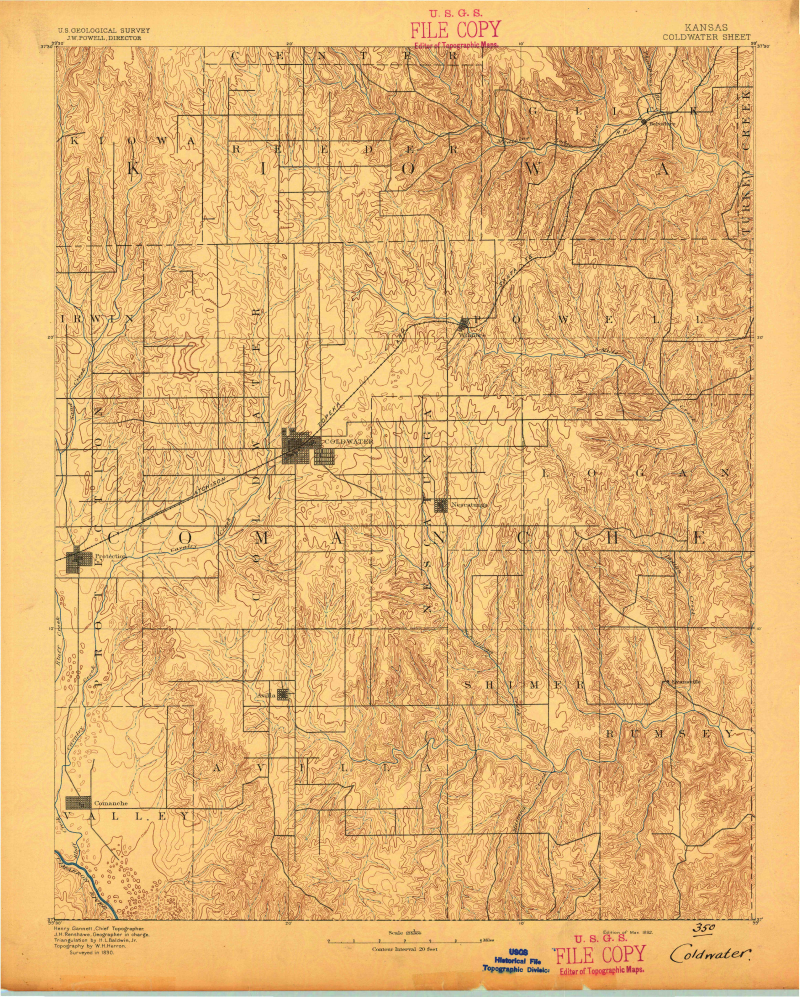
#> input picture data/KS_Coldwater_802112_1892_125000.jpg, 2398 x 2990 px (shown at 1/3 size)
$ python -i ImageHelper.py   (imports and definitions only)
#> lines starting #> are read from the running program, lines starting #| are printed output that depends on the picture; after the words box and inside, x2 and y2 are one past the last pixel; in counts of white or black regions, pixels touching at a corner belong together
import copy
import math
from collections import deque

import cv2
import numpy as np
from numpy import convolve
from scipy.ndimage import label
from scipy.signal import convolve2d
from skimage.draw import line
from scipy.interpolate import interp1d, splprep, splev


class ImageHelper:
    # [246 lines left out: functions draw_spline_polyline_ex, draw_spline_polyline_ex_2, draw_spline_polyline, interpolate_and_rasterize_rgb, interpolate_and_rasterize, interpolate_and_rasterize_ex and 2 more, not called in this run]

    @staticmethod
    def binarization(path):
        src_img = cv2.imread(path)
#> src_img is the input picture: shape (2990, 2398, 3); mean B, G, R 115.9, 180.6, 227.1
        path = path[:path.rfind('\\')]
        src_img = cv2.cvtColor(src_img, cv2.COLOR_BGR2GRAY)
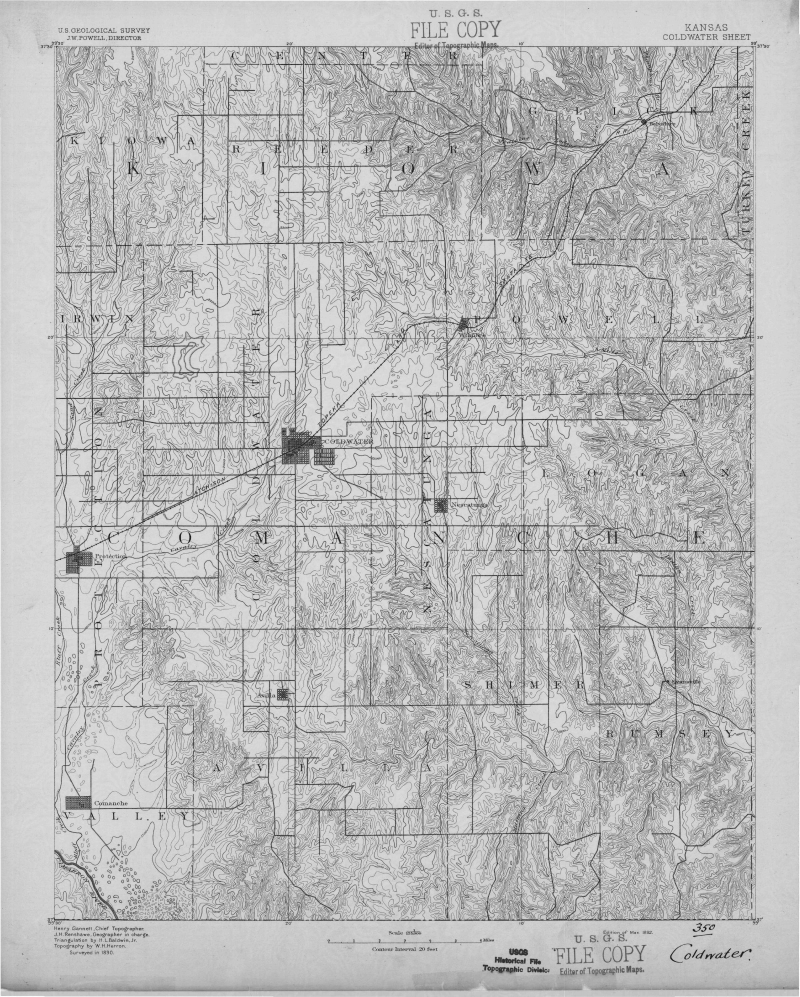
#> src_img: shape (2990, 2398) (shown at 1/3 size); min 1, max 255, mean 187.2
        src_img = cv2.GaussianBlur(src_img, (3, 3), 0)
        # cv2.imwrite(path + r'\_gray.jpg', src_img)

        # 使用cv2.threshold进行二值化
        _, AdaptiveThreshold = cv2.threshold(src_img, 180, 255, cv2.THRESH_BINARY)
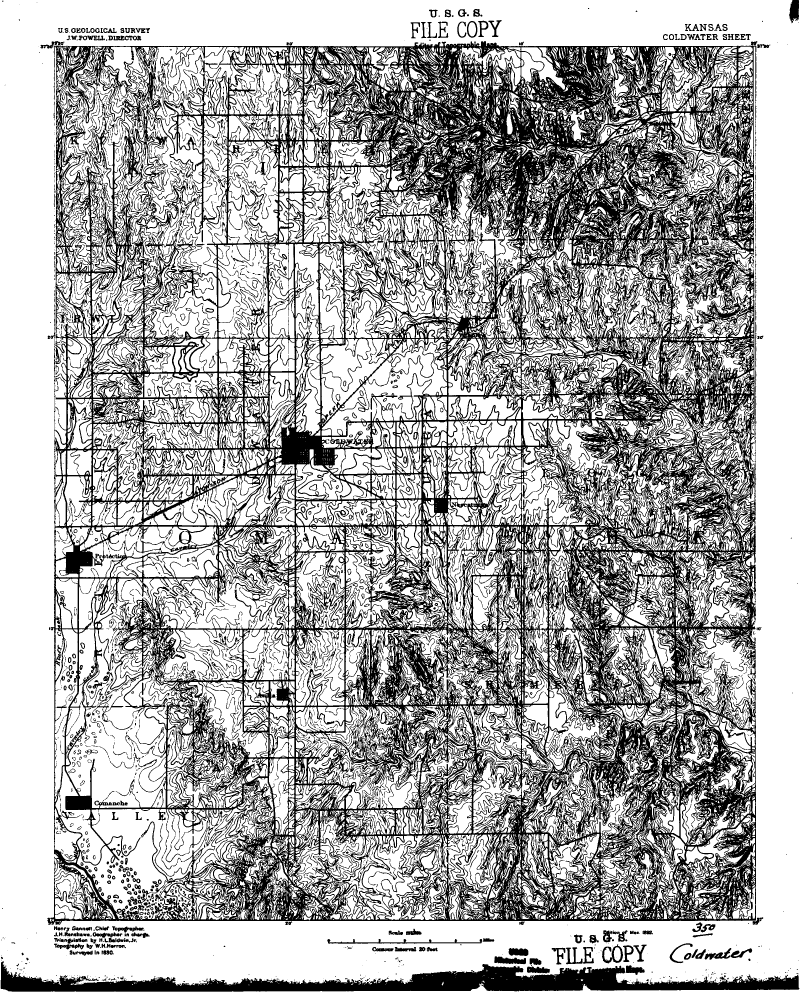
#> AdaptiveThreshold: shape (2990, 2398) (shown at 1/3 size); 67.2% white; 3730 black regions (2564 under 20 px), largest, box (x1, y1, x2, y2) and area: (142, 123, 2269, 2775) 2132221, (2, 2883, 2398, 2975) 90830, (982, 2817, 1447, 2831) 1923
        AdaptiveThreshold = cv2.bitwise_not(AdaptiveThreshold)
        # AdaptiveThreshold = cv2.adaptiveThreshold(src_img, 255, cv2.ADAPTIVE_THRESH_MEAN_C, cv2.THRESH_BINARY, 11, -2)
        # cv2.imwrite(path + r'\_AdaptiveThreshold.jpg', AdaptiveThreshold)

        # 定义核（结构元素）
        kernel = np.ones((3, 3), np.uint8)
        # 腐蚀操作
        erosion = cv2.erode(AdaptiveThreshold, kernel, iterations=1)
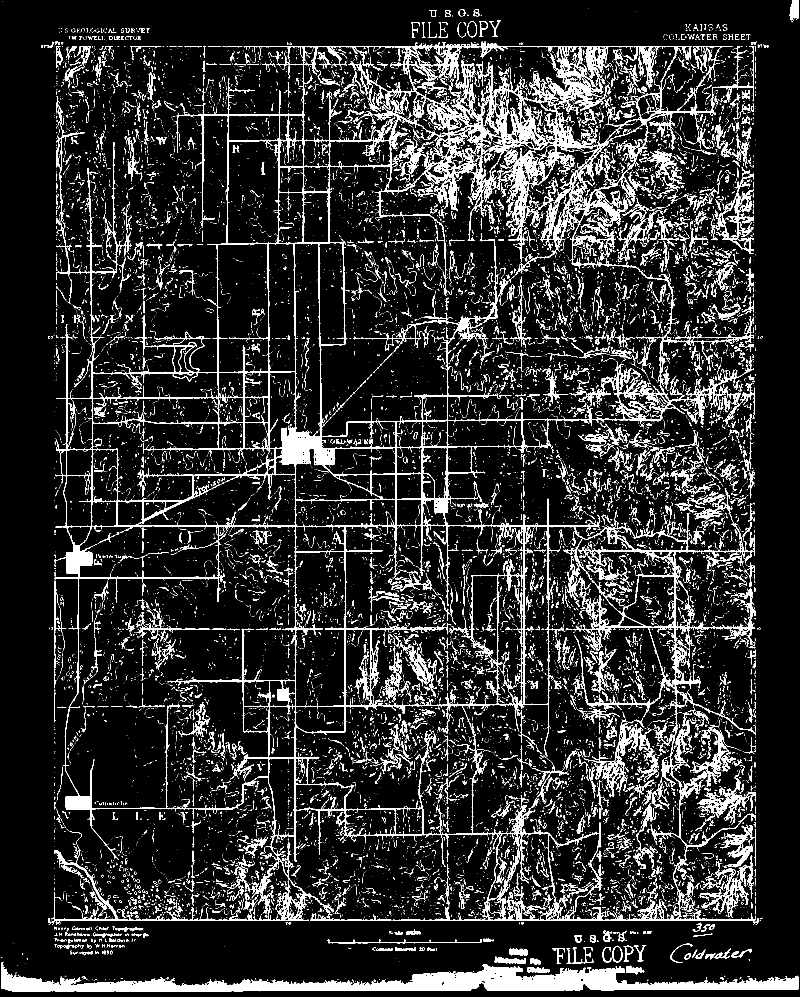
#> erosion: shape (2990, 2398) (shown at 1/3 size); 11.6% white; 23006 white regions (20079 under 20 px), largest, box (x1, y1, x2, y2) and area: (153, 125, 2267, 2773) 380013, (3, 2885, 2396, 2974) 80317, (1752, 2156, 1949, 2392) 6802
        # 膨胀操作
        AdaptiveThreshold = cv2.dilate(erosion, kernel, iterations=1)
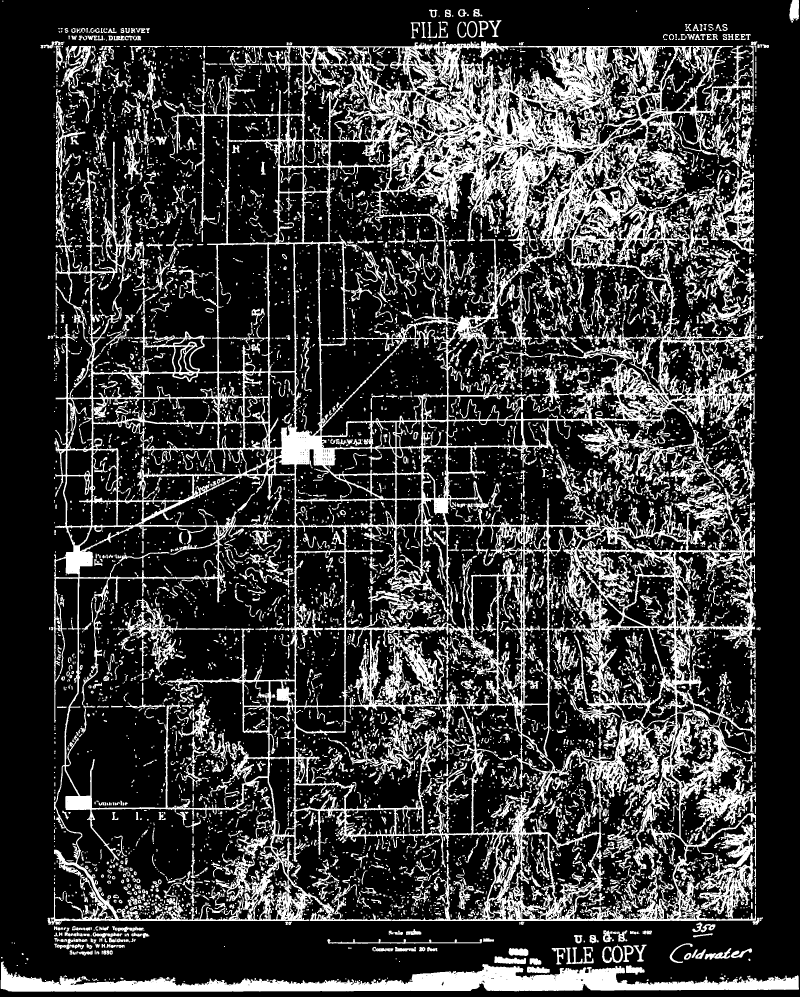
#> AdaptiveThreshold: shape (2990, 2398) (shown at 1/3 size); 22.8% white; 9604 white regions (5042 under 20 px), largest, box (x1, y1, x2, y2) and area: (152, 124, 2268, 2774) 909030, (2, 2884, 2397, 2975) 89178, (1849, 430, 2124, 792) 15478
        # [6 lines of commented-out code are left out]

        return AdaptiveThreshold

    # [979 lines left out: functions detect_endpoints_ori, detect_endpoints, find_direction_allmap, find_direction, find_direction_bezier, connectCtl and 16 more, not called in this run]

>>> result = ImageHelper().binarization('../data/KS_Coldwater_802112_1892_125000.jpg')
